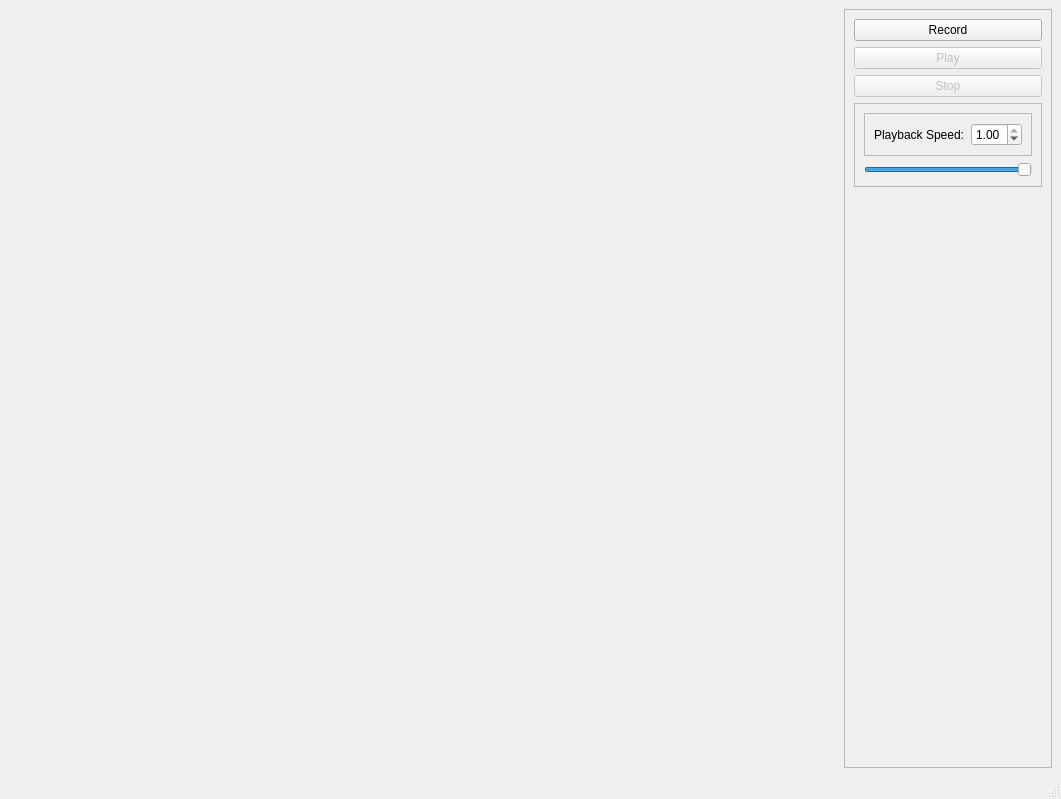
<?xml version="1.0" encoding="UTF-8"?>
<ui version="4.0">
 <class>MainWindow</class>
 <widget class="QMainWindow" name="MainWindow">
  <property name="geometry">
   <rect>
    <x>0</x>
    <y>0</y>
    <width>1061</width>
    <height>799</height>
   </rect>
  </property>
  <property name="windowTitle">
   <string>MainWindow</string>
  </property>
  <widget class="QWidget" name="centralwidget">
   <layout class="QHBoxLayout" name="horizontalLayout">
    <item>
     <widget class="QLabel" name="imageDisplay">
      <property name="text">
       <string/>
      </property>
      <property name="alignment">
       <set>Qt::AlignRight|Qt::AlignTop|Qt::AlignTrailing</set>
      </property>
     </widget>
    </item>
    <item>
     <widget class="QFrame" name="frame">
      <property name="sizePolicy">
       <sizepolicy hsizetype="Maximum" vsizetype="Preferred">
        <horstretch>0</horstretch>
        <verstretch>0</verstretch>
       </sizepolicy>
      </property>
      <property name="frameShape">
       <enum>QFrame::StyledPanel</enum>
      </property>
      <property name="frameShadow">
       <enum>QFrame::Raised</enum>
      </property>
      <layout class="QVBoxLayout" name="verticalLayout_2">
       <item>
        <widget class="QPushButton" name="recordBtn">
         <property name="text">
          <string>Record</string>
         </property>
        </widget>
       </item>
       <item>
        <widget class="QPushButton" name="playBtn">
         <property name="enabled">
          <bool>false</bool>
         </property>
         <property name="text">
          <string>Play</string>
         </property>
         <property name="checkable">
          <bool>false</bool>
         </property>
         <property name="checked">
          <bool>false</bool>
         </property>
        </widget>
       </item>
       <item>
        <widget class="QPushButton" name="stopBtn">
         <property name="enabled">
          <bool>false</bool>
         </property>
         <property name="text">
          <string>Stop</string>
         </property>
        </widget>
       </item>
       <item>
        <widget class="QFrame" name="frame_3">
         <property name="frameShape">
          <enum>QFrame::StyledPanel</enum>
         </property>
         <property name="frameShadow">
          <enum>QFrame::Raised</enum>
         </property>
         <layout class="QVBoxLayout" name="verticalLayout">
          <item>
           <widget class="QFrame" name="frame_2">
            <property name="frameShape">
             <enum>QFrame::StyledPanel</enum>
            </property>
            <property name="frameShadow">
             <enum>QFrame::Raised</enum>
            </property>
            <layout class="QFormLayout" name="formLayout">
             <item row="0" column="0">
              <widget class="QLabel" name="label">
               <property name="text">
                <string>Playback Speed:</string>
               </property>
              </widget>
             </item>
             <item row="0" column="1">
              <widget class="QDoubleSpinBox" name="playspeedBox">
               <property name="minimum">
                <double>0.050000000000000</double>
               </property>
               <property name="maximum">
                <double>1.000000000000000</double>
               </property>
               <property name="singleStep">
                <double>0.050000000000000</double>
               </property>
               <property name="value">
                <double>1.000000000000000</double>
               </property>
              </widget>
             </item>
            </layout>
           </widget>
          </item>
          <item>
           <widget class="QSlider" name="playspeedBar">
            <property name="minimum">
             <number>5</number>
            </property>
            <property name="maximum">
             <number>100</number>
            </property>
            <property name="value">
             <number>100</number>
            </property>
            <property name="orientation">
             <enum>Qt::Horizontal</enum>
            </property>
            <property name="invertedAppearance">
             <bool>false</bool>
            </property>
            <property name="tickPosition">
             <enum>QSlider::NoTicks</enum>
            </property>
           </widget>
          </item>
         </layout>
        </widget>
       </item>
       <item>
        <spacer name="verticalSpacer">
         <property name="orientation">
          <enum>Qt::Vertical</enum>
         </property>
         <property name="sizeHint" stdset="0">
          <size>
           <width>20</width>
           <height>40</height>
          </size>
         </property>
        </spacer>
       </item>
      </layout>
     </widget>
    </item>
   </layout>
  </widget>
  <widget class="QStatusBar" name="statusbar"/>
 </widget>
 <resources/>
 <connections/>
</ui>
